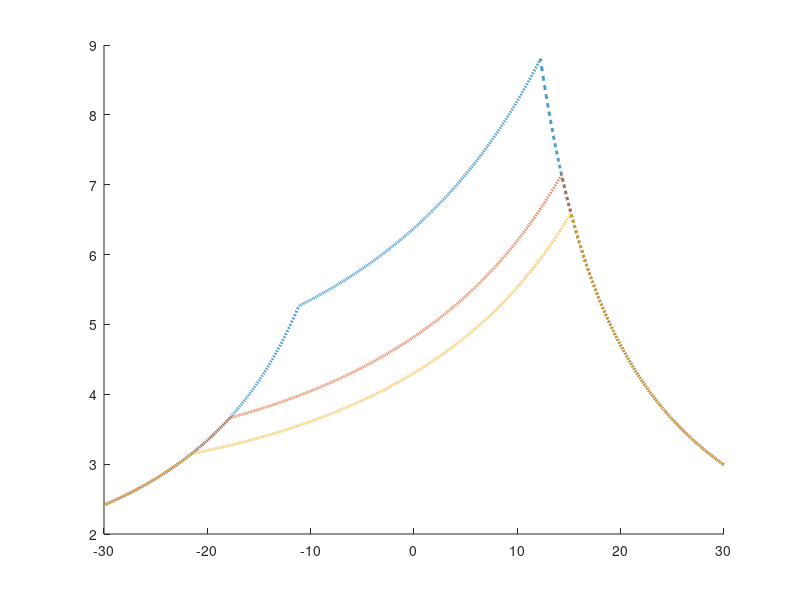

The MATLAB script that drew this image: (Note: this script raises an error after producing the figure.)
    % 參數設定
tf = 0.28;     % m
Lf = 2;        % m
Lj = 0.5;      % m
Ls = 3;        % m
theta_fs = 50; % 度
alphas = [1, 1/2, 1/3];  % alpha 的值
theta_as = linspace(-30, 30, 10000);  % degrees
m = 1.40;
n = 3.49;
p = 1.31;
q = 4.14;

figure;
hold on;

% 繪製原始黑線
for i = 1:length(alphas)
    alpha = alphas(i);

    % 計算
    Nn_max = 3 * pi + 2 + (tf / Lf) * (alpha + (1 + alpha) / sqrt(2));
    Nt_max = 2 * alpha + 15 * (tf / Lf);
    Nm_max = (pi / 2) * (1 + (tf / Lf) ^ 2);
    c1 = sind(theta_fs + theta_as);
    c2 = cosd(theta_fs + theta_as);
    c3 = sind(theta_fs + theta_as) * ((Lj / Lf) + (Ls / Lf) * cosd(theta_fs) - (1 / 2)) - cosd(theta_fs + theta_as) * sind(theta_fs * (Ls / Lf));
    Nem = Nm_max ./ abs(c3);
    Nen = Nn_max ./ abs(c1);
    Net = Nt_max ./ abs(c2);

    % 找到每個 x 對應的 y 值的最小值
    Noninteractive = min([Nem; Nen; Net]);
    
    % noninteractive 黑線
    plot(theta_as, Noninteractive, '--', 'LineWidth', 2, 'DisplayName', ['Noninteractive St = ' num2str(i)]); 
end

% 不同 alpha 值下的解曲線
for i = 1:length(alphas)
    alpha = alphas(i);

    % 計算
    Nn_max = 3 * pi + 2 + (tf / Lf) * (alpha + (1 + alpha) / sqrt(2));
    Nt_max = 2 * alpha + 15 * (tf / Lf);
    Nm_max = (pi / 2) * (1 + (tf / Lf) ^ 2);
    c1 = sind(theta_fs + theta_as);
    c2 = cosd(theta_fs + theta_as);
    c3 = sind(theta_fs + theta_as) * ((Lj / Lf) + (Ls / Lf) * cosd(theta_fs) - (1 / 2)) - cosd(theta_fs + theta_as) * sind(theta_fs * (Ls / Lf));
    Nem = Nm_max ./ abs(c3);
    Nen = Nn_max ./ abs(c1);
    Net = Nt_max ./ abs(c2);

    % 解方程
    Interactive = zeros(size(theta_as));
    for j = 1:length(theta_as)
        % 定義方程
        equation = @(Ne) (Ne / Nen(j)) ^ q + (((Ne / Nem(j)) ^ m) + (Ne / Net(j)) ^ n) ^ (1 / p) - 1;
        
        % 使用 fsolve 解方程
        Ne_initial_guess = 1;  
        Interactive(j) = fsolve(equation, Ne_initial_guess, optimoptions('fsolve','Display','off'));
    end
    if i == 1
        save('interactive_result_st1.mat', 'Interactive');
    end
    % 將不同 alpha 值下的解曲線連線
    plot(theta_as, Interactive, 'LineWidth', 2, 'DisplayName', ['Interactive St = ' num2str(i)]); 
end

xlabel('Force Angle');
ylabel('Ne');
title('Ne vs Force Angle for Different Alphas');
ylim([0 10]); 
legend('show');  % 顯示圖例
hold off;
